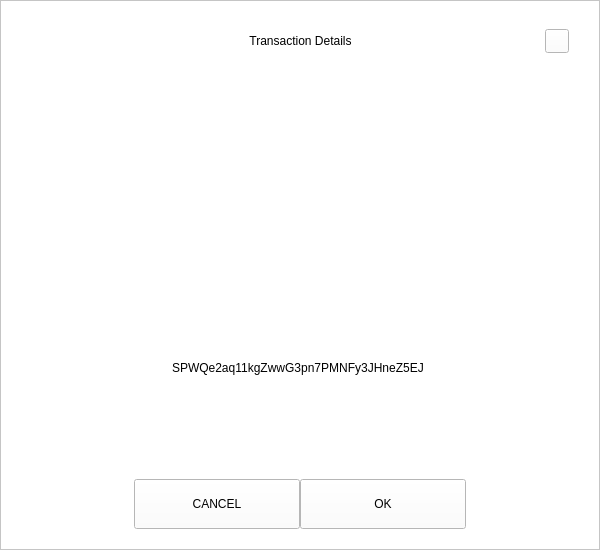
<?xml version="1.0" encoding="UTF-8"?>
<ui version="4.0">
 <class>ReceiveDialog</class>
 <widget class="QDialog" name="ReceiveDialog">
  <property name="geometry">
   <rect>
    <x>0</x>
    <y>0</y>
    <width>600</width>
    <height>550</height>
   </rect>
  </property>
  <property name="windowTitle">
   <string>Dialog</string>
  </property>
  <property name="styleSheet">
   <string notr="true">background:white;</string>
  </property>
  <layout class="QVBoxLayout" name="verticalLayout_2">
   <property name="spacing">
    <number>0</number>
   </property>
   <property name="leftMargin">
    <number>0</number>
   </property>
   <property name="topMargin">
    <number>0</number>
   </property>
   <property name="rightMargin">
    <number>0</number>
   </property>
   <property name="bottomMargin">
    <number>0</number>
   </property>
   <item>
    <widget class="QFrame" name="frameContainer">
     <property name="frameShape">
      <enum>QFrame::StyledPanel</enum>
     </property>
     <property name="frameShadow">
      <enum>QFrame::Raised</enum>
     </property>
     <layout class="QVBoxLayout" name="verticalLayout">
      <property name="spacing">
       <number>0</number>
      </property>
      <property name="leftMargin">
       <number>30</number>
      </property>
      <property name="topMargin">
       <number>20</number>
      </property>
      <property name="rightMargin">
       <number>30</number>
      </property>
      <property name="bottomMargin">
       <number>20</number>
      </property>
      <item>
       <layout class="QHBoxLayout" name="horizontalLayout_3">
        <property name="spacing">
         <number>0</number>
        </property>
        <item>
         <spacer name="horizontalSpacer_21">
          <property name="orientation">
           <enum>Qt::Horizontal</enum>
          </property>
          <property name="sizeHint" stdset="0">
           <size>
            <width>40</width>
            <height>20</height>
           </size>
          </property>
         </spacer>
        </item>
        <item>
         <widget class="QLabel" name="labelTitle">
          <property name="minimumSize">
           <size>
            <width>0</width>
            <height>40</height>
           </size>
          </property>
          <property name="maximumSize">
           <size>
            <width>16777215</width>
            <height>40</height>
           </size>
          </property>
          <property name="styleSheet">
           <string notr="true">padding-left:24px;</string>
          </property>
          <property name="text">
           <string>Transaction Details</string>
          </property>
          <property name="alignment">
           <set>Qt::AlignCenter</set>
          </property>
          <property name="margin">
           <number>7</number>
          </property>
         </widget>
        </item>
        <item>
         <spacer name="horizontalSpacer">
          <property name="orientation">
           <enum>Qt::Horizontal</enum>
          </property>
          <property name="sizeHint" stdset="0">
           <size>
            <width>40</width>
            <height>20</height>
           </size>
          </property>
         </spacer>
        </item>
        <item>
         <widget class="QPushButton" name="btnEsc">
          <property name="minimumSize">
           <size>
            <width>24</width>
            <height>24</height>
           </size>
          </property>
          <property name="maximumSize">
           <size>
            <width>24</width>
            <height>24</height>
           </size>
          </property>
          <property name="focusPolicy">
           <enum>Qt::NoFocus</enum>
          </property>
          <property name="text">
           <string/>
          </property>
         </widget>
        </item>
       </layout>
      </item>
      <item>
       <spacer name="verticalSpacer">
        <property name="orientation">
         <enum>Qt::Vertical</enum>
        </property>
        <property name="sizeType">
         <enum>QSizePolicy::Fixed</enum>
        </property>
        <property name="sizeHint" stdset="0">
         <size>
          <width>20</width>
          <height>20</height>
         </size>
        </property>
       </spacer>
      </item>
      <item alignment="Qt::AlignHCenter">
       <widget class="QLabel" name="labelQrImg">
        <property name="minimumSize">
         <size>
          <width>260</width>
          <height>260</height>
         </size>
        </property>
        <property name="maximumSize">
         <size>
          <width>260</width>
          <height>260</height>
         </size>
        </property>
        <property name="text">
         <string/>
        </property>
        <property name="alignment">
         <set>Qt::AlignCenter</set>
        </property>
       </widget>
      </item>
      <item>
       <spacer name="verticalSpacer_2">
        <property name="orientation">
         <enum>Qt::Vertical</enum>
        </property>
        <property name="sizeType">
         <enum>QSizePolicy::Fixed</enum>
        </property>
        <property name="sizeHint" stdset="0">
         <size>
          <width>20</width>
          <height>20</height>
         </size>
        </property>
       </spacer>
      </item>
      <item alignment="Qt::AlignHCenter">
       <widget class="QLabel" name="labelAddress">
        <property name="text">
         <string>SPWQe2aq11kgZwwG3pn7PMNFy3JHneZ5EJ </string>
        </property>
       </widget>
      </item>
      <item>
       <spacer name="verticalSpacer_3">
        <property name="orientation">
         <enum>Qt::Vertical</enum>
        </property>
        <property name="sizeType">
         <enum>QSizePolicy::Expanding</enum>
        </property>
        <property name="sizeHint" stdset="0">
         <size>
          <width>20</width>
          <height>20</height>
         </size>
        </property>
       </spacer>
      </item>
      <item>
       <layout class="QHBoxLayout" name="horizontalLayout" stretch="1,2,2,1">
        <property name="leftMargin">
         <number>20</number>
        </property>
        <property name="rightMargin">
         <number>20</number>
        </property>
        <item>
         <spacer name="horizontalSpacer1">
          <property name="orientation">
           <enum>Qt::Horizontal</enum>
          </property>
          <property name="sizeHint" stdset="0">
           <size>
            <width>40</width>
            <height>20</height>
           </size>
          </property>
         </spacer>
        </item>
        <item>
         <widget class="QPushButton" name="btnCancel">
          <property name="minimumSize">
           <size>
            <width>0</width>
            <height>50</height>
           </size>
          </property>
          <property name="focusPolicy">
           <enum>Qt::NoFocus</enum>
          </property>
          <property name="text">
           <string>CANCEL</string>
          </property>
         </widget>
        </item>
        <item>
         <widget class="QPushButton" name="btnSave">
          <property name="minimumSize">
           <size>
            <width>0</width>
            <height>50</height>
           </size>
          </property>
          <property name="focusPolicy">
           <enum>Qt::NoFocus</enum>
          </property>
          <property name="text">
           <string>OK</string>
          </property>
         </widget>
        </item>
        <item>
         <spacer name="horizontalSpacer_2">
          <property name="orientation">
           <enum>Qt::Horizontal</enum>
          </property>
          <property name="sizeHint" stdset="0">
           <size>
            <width>40</width>
            <height>20</height>
           </size>
          </property>
         </spacer>
        </item>
       </layout>
      </item>
     </layout>
    </widget>
   </item>
  </layout>
 </widget>
 <resources/>
 <connections/>
</ui>
